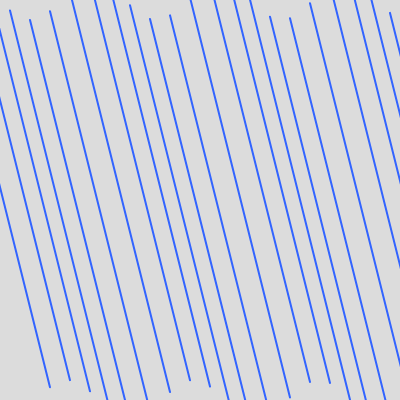
Frame 1 (no input)
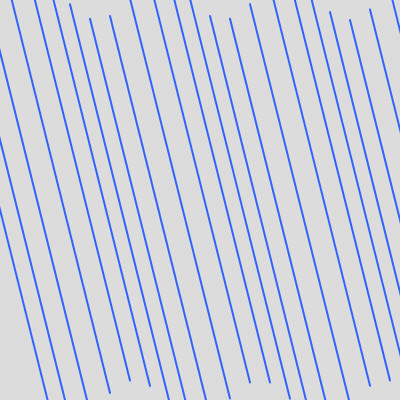
Frame 60 (no input)
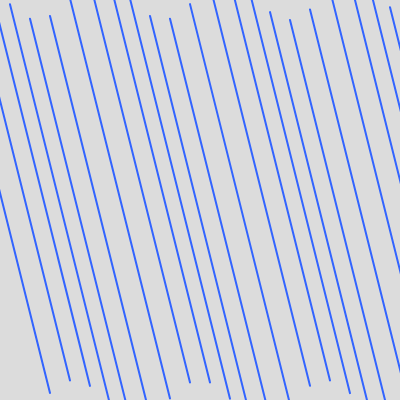
Frame 120 (the mouse pressed at the canvas centre since frame 60)

The p5.js sketch that drew these frames (run headless with seeded random() and noise() and a simulated clock; from frame 60 on, the mouse is pressed at the canvas centre):

// p5.js sketch
// ── sketch.js
function setup() {
  createCanvas(400, 400);
  strokeWeight(2);
}

function draw() {
  background(220);

  stroke(50, 100, 255);

  for (let x = -50; x < width + 50; x += 20) {
    let offset = sin(frameCount * 0.05 + x * 0.05) * 20;

    line(
      x,
      0 + offset,
      x + 100,
      height + offset
    );
  }
}
